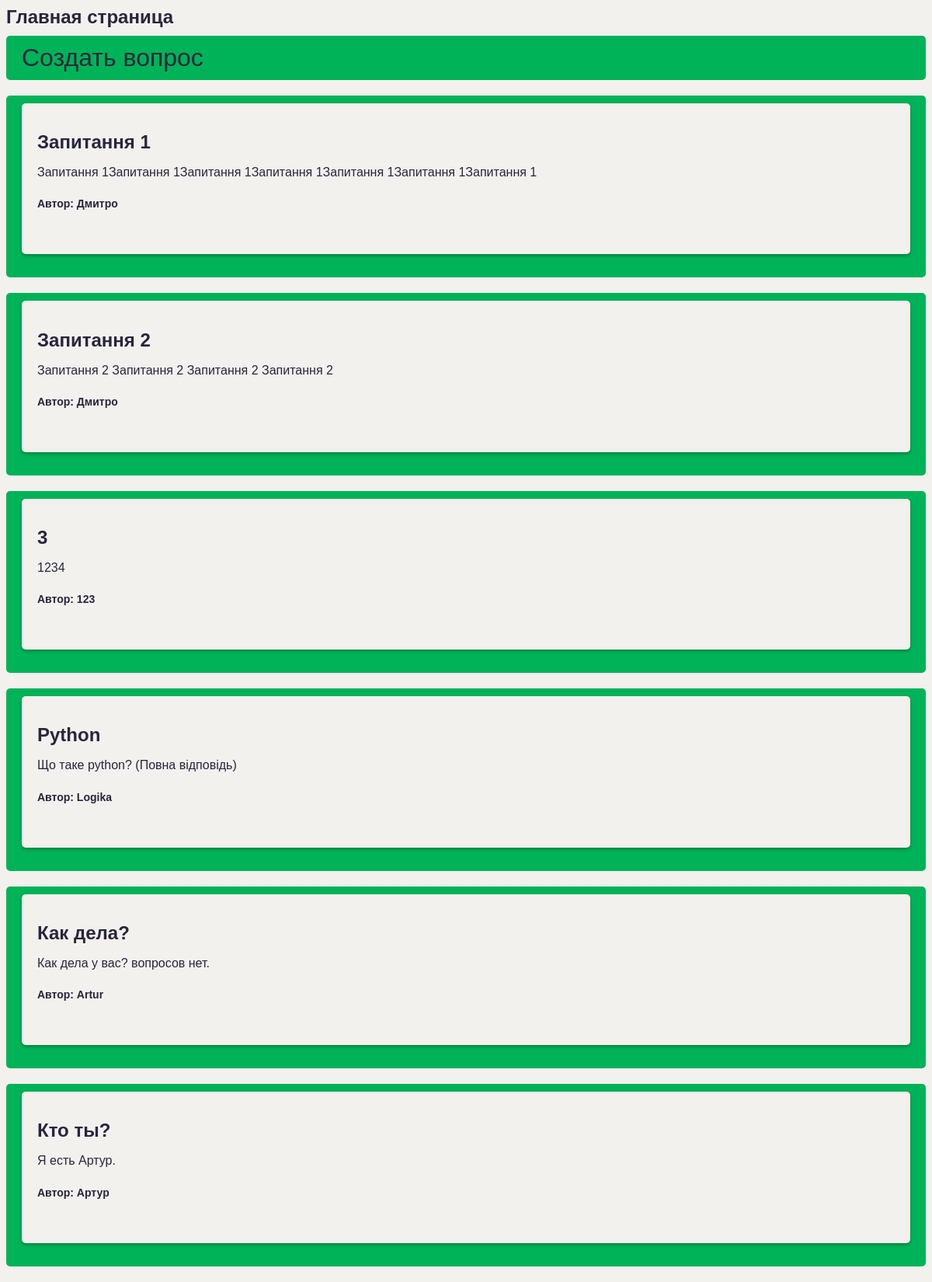
The page / on the database its author committed.
### forum/models.py (models this page shows)
class Question(models.Model):
    title = models.CharField(max_length=255)
    author = models.CharField(max_length=255)
    text = models.TextField()

### forum/views.py (the view)
# urls.py: path('', show_main)
def show_main(request):
    questions = Question.objects.all()
    return render(request, 'main.html', context={'questions':questions})

### forum/templates/main.html (shortened to what this page needs)
<html lang="en">
<head>
    {% load static %}
    <link rel="stylesheet" href="{% static 'forum/css/style.css'%}">
</head>
<body>
    <h1>Главная страница</h1>
    <a href="create_question">Создать вопрос</a>
    {% for question in questions %}
        <a href="question/{{question.pk}}">
            <div>
                <h1>{{ question.title }}</h1>
                <p>{{ question.text }}</p>
                <h5>Автор: {{ question.author }}</h5>
                <br>
            </div>
        </a>
    {% endfor %}
</body>
</html>

### forum/static/forum/css/style.css (style rules this page uses)
body { font-family: Arial, sans-serif; background-color: #f3f1ed; color: #333; }
h1 { font-size: 36px; margin-bottom: 20px; }
a { font-size: 32px; color:#27263d; display: block; padding: 10px 20px; background-color: #00B358 ; text-decoration: none; border-radius: 5px; margin-bottom: 20px; }
div { display: block; background-color: #f3f1ed; padding: 20px; border-radius: 5px; box-shadow: 0 2px 4px rgba(0, 0, 0, 0.3); margin-bottom: 20px; }
h1 { color:#27263d; font-size: 24px; margin-bottom: 10px; }
p { font-size: 16px; margin-bottom: 10px; }
h5 { font-size: 14px; color:#27263d; margin-bottom: 0; }

### rows shown on the page
Question: title "Запитання 1", text "Запитання 1Запитання 1Запитання 1Запитання 1Запитання 1Запитання 1Запитання 1", author "Дмитро"
Question: title "Запитання 2", text "Запитання 2 Запитання 2 Запитання 2 Запитання 2", author "Дмитро"
Question: title "3", text "1234", author "123"
Question: title "Python", text "Що таке python? (Повна відповідь)", author "Logika"
Question: title "Как дела?", text "Как дела у вас? вопросов нет.", author "Artur"
Question: title "Кто ты?", text "Я есть Артур.", author "Артур"
